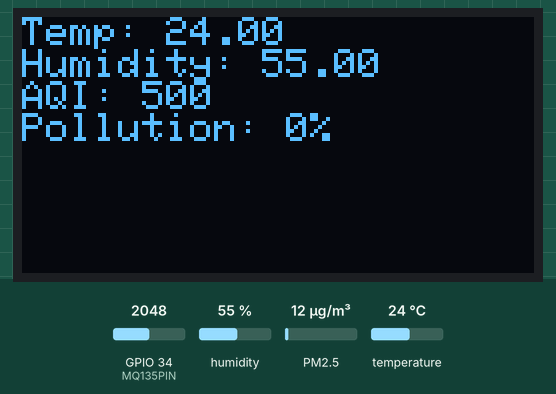
A sketch run on a simulated ESP32. Shown: 128×64 one-colour display. Wiring (inferred from the names in the program): dust sensor: data GPIO 14. Inputs (shaded band) come from the test bench; at power-on: humidity 55 %, PM2.5 12 µg/m³, GPIO 34 (MQ135PIN) = 2048, temperature 24 °C. WiFi joins after 1.5 s; servers stay silent unless stated; no MQTT or app messages arrive unless stated; what the sketch prints to the serial monitor is not drawn.

Above: at 4.0 s.
4.1 s: humidity set to 22 %
At 7.1 s:
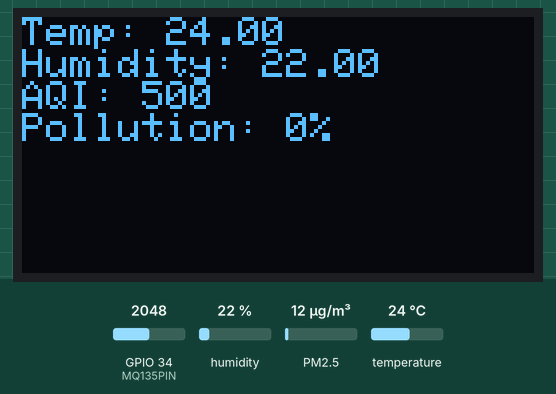
8.1 s: PM2.5 set to 75 µg/m³
11.3 s: GPIO 34 (MQ135PIN) set to 360
At 14.2 s:
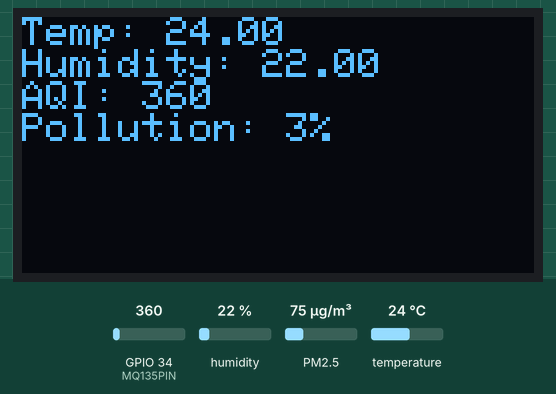
14.5 s: temperature set to 12 °C
At 16.8 s:
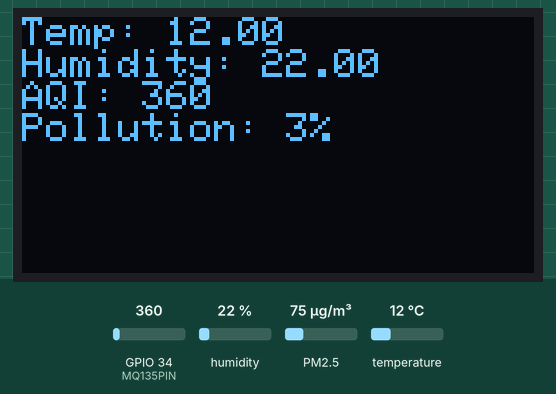
17.7 s: PM2.5 set to 6 µg/m³
20.9 s: GPIO 34 (MQ135PIN) set to 440
At 22.9 s:
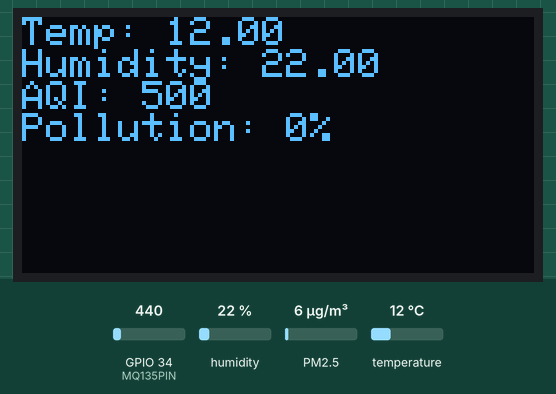
Timing chart, 0 to 24.4 s (numbered marks = the images above; inputs shaded):
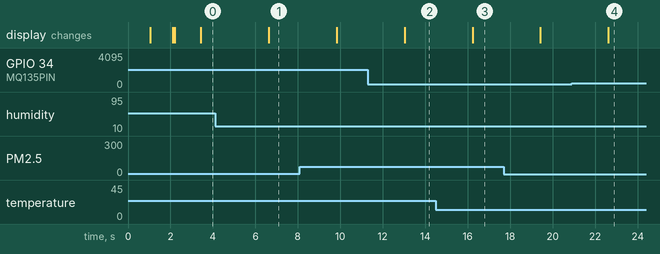

The sketch:

main.ino
```cpp
#include <WiFi.h>
#include <PubSubClient.h>
#include <ArduinoJson.h>
#include "DHT.h"
#include <Wire.h>
#include <Adafruit_GFX.h>
#include <Adafruit_SSD1306.h>

const char* ssid = "Redmi Note 12";
const char* password = "A000GGGG";

const char* mqtt_server = "206.81.29.27";
const int mqtt_port = 1883;
const char* mqtt_user = "test";
const char* mqtt_password = "test";
const char* mqtt_topic = "sensor/data";


#define DHTPIN 32
#define MQ135PIN 34
#define DSM501APIN 14
#define DHTTYPE DHT22
DHT dht(DHTPIN, DHTTYPE);

WiFiClient espClient;
PubSubClient client(espClient);


#define SCREEN_WIDTH 128
#define SCREEN_HEIGHT 64


#define OLED_RESET -1
Adafruit_SSD1306 display(SCREEN_WIDTH, SCREEN_HEIGHT, &Wire, OLED_RESET);

#define SAMPLE_TIME_MS 2000 //
void setup() {
  if (!display.begin(SSD1306_SWITCHCAPVCC, 0x3C)) {
    Serial.println(F("SSD1306 allocation failed"));
    for (;;)
      ;
  }
  Serial.begin(115200);
  dht.begin();
  pinMode(MQ135PIN, INPUT);
  pinMode(DSM501APIN, INPUT);


  WiFi.begin(ssid, password);
  while (WiFi.status() != WL_CONNECTED) {
    delay(1000);
    Serial.println("Connecting to WiFi...");
    display.clearDisplay();
    display.setTextSize(2);
    display.setTextColor(SSD1306_WHITE);
    display.setCursor(0, 0);
    display.println(F("Connecting to WiFi..."));
    display.display();
  }
  display.clearDisplay();
  display.setTextSize(2);
  display.setTextColor(SSD1306_WHITE);
  display.setCursor(0, 0);
  display.println(F("Connected to WiFi"));
  display.display();
  Serial.println("Connected to WiFi");


  client.setServer(mqtt_server, mqtt_port);


  while (!client.connected()) {
    Serial.println("Connecting to MQTT...");
    display.clearDisplay();
    display.setTextSize(2);
    display.setTextColor(SSD1306_WHITE);
    display.setCursor(0, 0);
    display.println(F("Connecting to MQTT..."));
    display.display();
    if (client.connect("ESP32Client", mqtt_user, mqtt_password)) {
      Serial.println("Connected to MQTT");
      display.clearDisplay();
      display.setTextSize(2);
      display.setTextColor(SSD1306_WHITE);
      display.setCursor(0, 0);
      display.println(F("Connected to MQTT"));
      display.display();
    } else {
      Serial.println("Failed to connect, rc=");
      display.clearDisplay();
      display.setTextSize(2);
      display.setTextColor(SSD1306_WHITE);
      display.setCursor(0, 0);
      display.println(F("MQTT Failed to connect"));
      display.display();
      Serial.print(client.state());
      delay(2000);
    }
  }

}

void loop() {
  if (!client.connected()) {
    reconnect();
  }
  client.loop();

  delay(1000);


  float h = dht.readHumidity();
  float t = dht.readTemperature();
  float f = dht.readTemperature(true);


  if (isnan(h) || isnan(t) || isnan(f)) {
    Serial.println("Failed to read from DHT sensor!");
    return;
  }


  int mq135Value = analogRead(MQ135PIN);

  // Convert concentration to AQI
  int aqi = concentrationToAQI(mq135Value);


  unsigned long duration = pulseIn(DSM501APIN, LOW, SAMPLE_TIME_MS * 1000);
  float ratio = duration / (SAMPLE_TIME_MS * 10.0);
  float concentration = 1.1 * pow(ratio, 3) - 3.8 * pow(ratio, 2) + 520 * ratio + 0.62;
  int dustPercentage = calculateAirQualityPercentage(concentration);
  //unsigned long duration = pulseIn(DSM501APIN, LOW);
  //unsigned long maxDuration = 200000;
 // float concentrationPercentage = (float)duration / maxDuration * 100.0;


  StaticJsonDocument<200> jsonDoc;
  jsonDoc["id"] = "1";
  jsonDoc["humidity"] = static_cast<int>(h);
  ;
  jsonDoc["temperature_c"] = static_cast<int>(t);
  jsonDoc["temperature_f"] = static_cast<int>(f);

  jsonDoc["AQI"] = aqi;

  jsonDoc["dust_percentage"] = dustPercentage;

  char jsonBuffer[512];
  serializeJson(jsonDoc, jsonBuffer);

  // Publish JSON data to MQTT
  client.publish(mqtt_topic, jsonBuffer);

  // Print data to Serial Monitor
  Serial.print("JSON Data: ");
  Serial.println(jsonBuffer);
  display.clearDisplay();
  display.setTextSize(1);               // Normal 1:1 pixel scale
  display.setTextColor(SSD1306_WHITE);  // Draw white text
  display.setCursor(0, 0);              // Start at top-left corner
       // Start at top-left corner

  // Convert values to strings and display
  display.println("Temp: " + String(t));
  display.println("Humidity: " + String(h));

  display.print("AQI: ");
  display.println(aqi); // Display AQI
  display.println("Pollution: " + String(dustPercentage)+"%");

  // Update the display with the buffer
  display.display();
  delay(SAMPLE_TIME_MS);
}

void reconnect() {
  while (!client.connected()) {
    Serial.print("Attempting MQTT connection...");
    if (client.connect("ESP32Client", mqtt_user, mqtt_password)) {
      Serial.println("connected");
    } else {
      Serial.print("failed, rc=");
      Serial.print(client.state());
      delay(5000);
    }
  }
}

int concentrationToAQI(float concentration) {
  if (concentration <= 50) return (concentration / 50) * 50;
  if (concentration <= 100) return ((concentration - 50) / 50) * 50 + 50;
  if (concentration <= 150) return ((concentration - 100) / 50) * 50 + 100;
  if (concentration <= 200) return ((concentration - 150) / 50) * 50 + 150;
  if (concentration <= 300) return ((concentration - 200) / 100) * 100 + 200;
  if (concentration <= 400) return ((concentration - 300) / 100) * 100 + 300;
  return 500;
}
const float GOOD_THRESHOLD = 35.0; // Adjust based on PM2.5 or PM10 standards
const float DANGEROUS_THRESHOLD = 10000; // Adjust based on PM2.5 or PM10 standards

// Function to calculate air quality index as a percentage
int calculateAirQualityPercentage(float concentration) {
  if (concentration <= GOOD_THRESHOLD) {
    return 0; // Good air quality
  } else if (concentration >= DANGEROUS_THRESHOLD) {
    return 100; // Dangerous air quality
  } else {
    // Linear interpolation between good and dangerous thresholds
    return map(concentration, GOOD_THRESHOLD, DANGEROUS_THRESHOLD, 0, 100);
  }
}
```

Measured:
- after the input at 4.1 s, the display: changes after 2.5 s (image 1)
- after the input at 11.3 s, the display: changes after 1.7 s (image 2)
- after the input at 14.5 s, the display: changes after 1.7 s (image 3)
- after the input at 20.9 s, the display: changes after 1.7 s (image 4)
